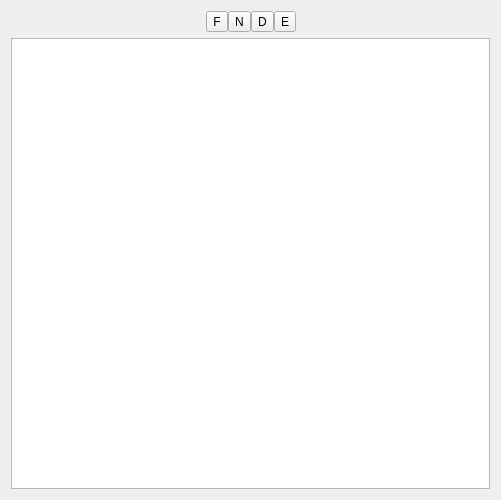
<?xml version="1.0" encoding="UTF-8"?>
<ui version="4.0">
 <class>TaskBrowser</class>
 <widget class="QWidget" name="TaskBrowser">
  <property name="geometry">
   <rect>
    <x>0</x>
    <y>0</y>
    <width>501</width>
    <height>500</height>
   </rect>
  </property>
  <property name="windowTitle">
   <string>Form</string>
  </property>
  <layout class="QVBoxLayout" name="verticalLayout">
   <item>
    <layout class="QHBoxLayout" name="horizontalLayout_2">
     <property name="spacing">
      <number>0</number>
     </property>
     <item>
      <spacer name="horizontalSpacer">
       <property name="orientation">
        <enum>Qt::Horizontal</enum>
       </property>
       <property name="sizeHint" stdset="0">
        <size>
         <width>40</width>
         <height>20</height>
        </size>
       </property>
      </spacer>
     </item>
     <item>
      <widget class="QToolButton" name="findButton">
       <property name="text">
        <string>F</string>
       </property>
      </widget>
     </item>
     <item>
      <widget class="QToolButton" name="newButton">
       <property name="text">
        <string>N</string>
       </property>
      </widget>
     </item>
     <item>
      <widget class="QToolButton" name="delButton">
       <property name="text">
        <string>D</string>
       </property>
      </widget>
     </item>
     <item>
      <widget class="QToolButton" name="editButton">
       <property name="text">
        <string>E</string>
       </property>
      </widget>
     </item>
     <item>
      <spacer name="horizontalSpacer_2">
       <property name="orientation">
        <enum>Qt::Horizontal</enum>
       </property>
       <property name="sizeHint" stdset="0">
        <size>
         <width>40</width>
         <height>20</height>
        </size>
       </property>
      </spacer>
     </item>
    </layout>
   </item>
   <item>
    <widget class="QListView" name="view">
     <property name="alternatingRowColors">
      <bool>true</bool>
     </property>
     <property name="isWrapping" stdset="0">
      <bool>true</bool>
     </property>
     <property name="wordWrap">
      <bool>true</bool>
     </property>
    </widget>
   </item>
  </layout>
 </widget>
 <resources/>
 <connections/>
</ui>
